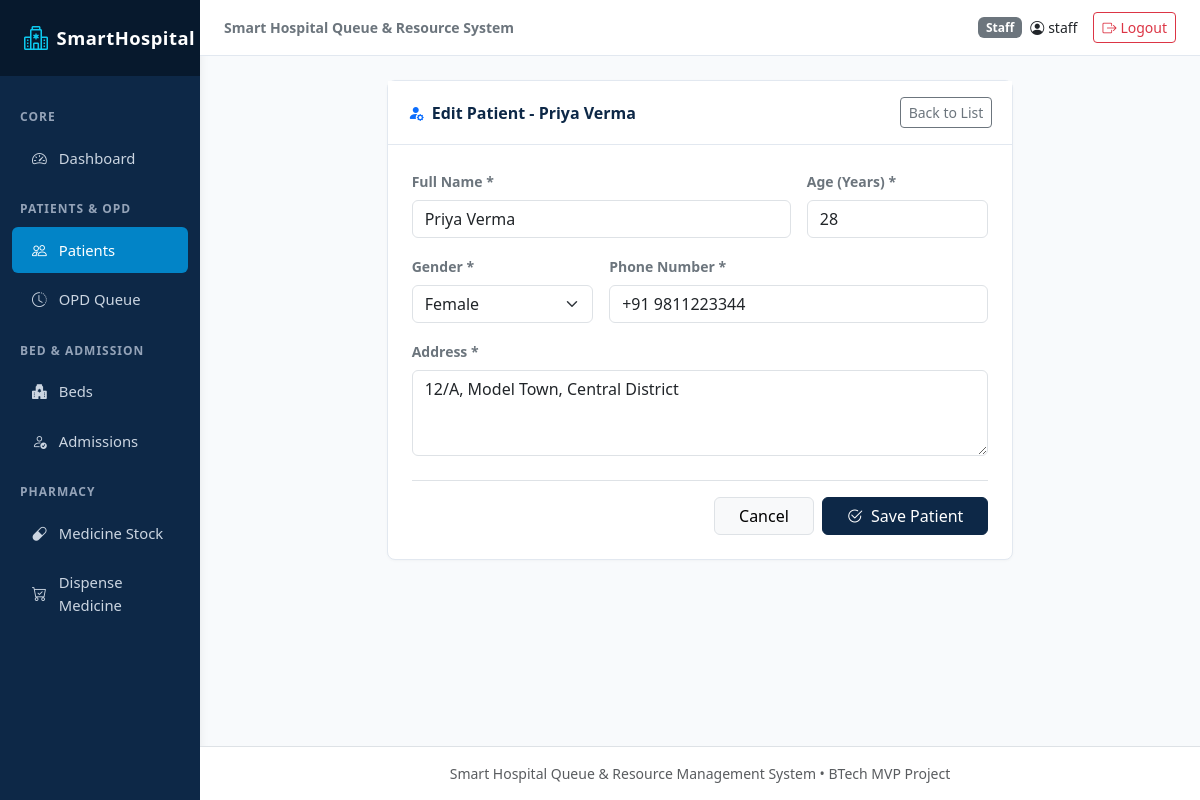
The page /patients/2/edit/ (signed in) on the database its author committed.
### hospital/models.py (models this page shows, shortened)
class Patient(models.Model):
    GENDER_CHOICES = [
        ('Male', 'Male'),
        ('Female', 'Female'),
        ('Other', 'Other'),
    ]
    patient_id = models.CharField(max_length=20, unique=True, blank=True)
    name = models.CharField(max_length=150)
    age = models.PositiveIntegerField()
    gender = models.CharField(max_length=10, choices=GENDER_CHOICES)
    phone = models.CharField(max_length=20)
    address = models.TextField()
    registration_date = models.DateTimeField(auto_now_add=True)
    class Meta:
        ordering = ['-registration_date']

### hospital/views.py (the view)
# urls.py: path('patients/<int:pk>/edit/', views.patient_edit, name='patient_edit'),
@login_required
def patient_edit(request, pk):
    patient = get_object_or_404(Patient, pk=pk)
    if request.method == 'POST':
        form = PatientForm(request.POST, instance=patient)
        if form.is_valid():
            form.save()
            messages.success(request, f"Patient {patient.name} details updated successfully!")
            return redirect('patient_detail', pk=patient.pk)
    else:
        form = PatientForm(instance=patient)
    return render(request, 'patients/form.html', {'form': form, 'title': f'Edit Patient - {patient.name}', 'patient': patient})

### hospital/forms.py
class PatientForm(forms.ModelForm):
    class Meta:
        model = Patient
        fields = ['name', 'age', 'gender', 'phone', 'address']
        widgets = {
            'name': forms.TextInput(attrs={'class': 'form-control', 'placeholder': 'Full Name'}),
            'age': forms.NumberInput(attrs={'class': 'form-control', 'placeholder': 'Age in years', 'min': 0, 'max': 130}),
            'gender': forms.Select(attrs={'class': 'form-select'}),
            'phone': forms.TextInput(attrs={'class': 'form-control', 'placeholder': 'e.g. +91 9876543210'}),
            'address': forms.Textarea(attrs={'class': 'form-control', 'rows': 3, 'placeholder': 'Residential Address'}),
        }

### templates/patients/form.html (shortened to what this page needs)
{% extends 'base.html' %}
{% block content %}
<div class="row justify-content-center">
  <div class="col-lg-8">
    <div class="card-clean">
      <div class="card-header d-flex justify-content-between align-items-center">
        <span class="fw-bold"><i class="bi bi-person-fill-gear me-2 text-primary"></i>{{ title }}</span>
        <a href="{% url 'patient_list' %}" class="btn btn-sm btn-outline-secondary">Back to List</a>
      </div>
      <div class="card-body p-4">
        <form method="post" novalidate>
          <div class="row g-3">
            <div class="col-md-8">
              <label class="form-label fw-semibold small text-secondary">Full Name *</label>
              {{ form.name }}
            </div>
            <div class="col-md-4">
              <label class="form-label fw-semibold small text-secondary">Age (Years) *</label>
              {{ form.age }}
            </div>
            <div class="col-md-4">
              <label class="form-label fw-semibold small text-secondary">Gender *</label>
              {{ form.gender }}
            </div>
            <div class="col-md-8">
              <label class="form-label fw-semibold small text-secondary">Phone Number *</label>
              {{ form.phone }}
            </div>
            <div class="col-12">
              <label class="form-label fw-semibold small text-secondary">Address *</label>
              {{ form.address }}
            </div>
          </div>
          <div class="mt-4 pt-3 border-top d-flex justify-content-end gap-2">
            <a href="{% url 'patient_list' %}" class="btn btn-light border px-4">Cancel</a>
            <button type="submit" class="btn btn-navy px-4">
              <i class="bi bi-check2-circle me-1"></i> Save Patient
            </button>
          </div>
        </form>
      </div>
    </div>
  </div>
</div>
{% endblock %}

### templates/base.html (shortened to what this page needs)
{% load static %}
<!DOCTYPE html>
<html lang="en">
<head>
  <link href="https://cdn.jsdelivr.net/npm/bootstrap@5.3.3/dist/css/bootstrap.min.css" rel="stylesheet">
  <link href="https://cdn.jsdelivr.net/npm/bootstrap-icons@1.11.3/font/bootstrap-icons.min.css" rel="stylesheet">
  <link rel="stylesheet" href="{% static 'css/custom.css' %}">
</head>
<body>
<div class="container-fluid p-0">
  <div class="row g-0">
    <nav class="col-lg-2 col-md-3 d-none d-md-block sidebar">
      <div class="brand d-flex align-items-center gap-2">
        <i class="bi bi-hospital fs-4 text-info"></i>
        <span>SmartHospital</span>
      </div>
      <div class="py-3">
        <div class="nav-heading">Core</div>
        <a href="{% url 'dashboard' %}" class="nav-link {% if request.resolver_match.url_name == 'dashboard' %}active{% endif %}">
          <i class="bi bi-speedometer2"></i>
          <span>Dashboard</span>
        </a>
        <div class="nav-heading">Patients & OPD</div>
        <a href="{% url 'patient_list' %}" class="nav-link {% if 'patient' in request.resolver_match.url_name %}active{% endif %}">
          <i class="bi bi-people"></i>
          <span>Patients</span>
        </a>
        <a href="{% url 'opd_queue' %}" class="nav-link {% if 'opd' in request.resolver_match.url_name %}active{% endif %}">
          <i class="bi bi-clock-history"></i>
          <span>OPD Queue</span>
        </a>
        <div class="nav-heading">Bed & Admission</div>
        <a href="{% url 'bed_list' %}" class="nav-link {% if 'bed' in request.resolver_match.url_name %}active{% endif %}">
          <i class="bi bi-hospital-fill"></i>
          <span>Beds</span>
        </a>
        <a href="{% url 'admission_list' %}" class="nav-link {% if 'admission' in request.resolver_match.url_name %}active{% endif %}">
          <i class="bi bi-person-check"></i>
          <span>Admissions</span>
        </a>
        <div class="nav-heading">Pharmacy</div>
        <a href="{% url 'medicine_list' %}" class="nav-link {% if request.resolver_match.url_name in 'medicine_list medicine_add medicine_edit' %}active{% endif %}">
          <i class="bi bi-capsule"></i>
          <span>Medicine Stock</span>
        </a>
        <a href="{% url 'medicine_dispense' %}" class="nav-link {% if request.resolver_match.url_name == 'medicine_dispense' %}active{% endif %}">
          <i class="bi bi-cart-check"></i>
          <span>Dispense Medicine</span>
        </a>
      </div>
    </nav>
    <div class="col-lg-10 col-md-9 main-content">
      <header class="top-navbar d-flex justify-content-between align-items-center">
        <div class="d-flex align-items-center gap-3">
          <span class="fw-semibold text-secondary small d-none d-sm-inline">Smart Hospital Queue & Resource System</span>
        </div>
        <div class="d-flex align-items-center gap-3">
          {% if user.is_authenticated %}
            <div class="d-flex align-items-center gap-2">
              <span class="badge {% if user.is_superuser %}bg-primary{% else %}bg-secondary{% endif %}">
                {% if user.is_superuser %}Admin{% else %}Staff{% endif %}
              </span>
              <span class="fw-medium text-dark small"><i class="bi bi-person-circle me-1"></i>{{ user.username }}</span>
            </div>
            <a href="{% url 'logout' %}" class="btn btn-sm btn-outline-danger d-flex align-items-center gap-1">
              <i class="bi bi-box-arrow-right"></i>
              <span class="d-none d-sm-inline">Logout</span>
            </a>
          {% endif %}
        </div>
      </header>
      <main class="content-body">
        {% block content %}{% endblock %}
      </main>
      <footer class="text-center py-3 text-muted small border-top bg-white mt-auto">
        Smart Hospital Queue & Resource Management System &bull; BTech MVP Project
      </footer>
    </div>
  </div>
</div>
</body>
</html>

### static/css/custom.css (style rules this page uses)
:root { --navy-primary: #0d2847; --navy-dark: #07192d; --navy-light: #163d6b; --blue-accent: #0284c7; --blue-light-bg: #f0f7fd; --bg-page: #f8fafc; --text-dark: #1e293b; --text-muted: #64748b; --status-available: #16a34a; --status-occupied: #dc2626; --status-warning: #ea580c; --border-color: #e2e8f0; }
body { background-color: var(--bg-page); color: var(--text-dark); font-family: system-ui, -apple-system, "Segoe UI", Roboto, "Helvetica Neue", Arial, sans-serif; min-height: 100vh; }
.sidebar { background-color: var(--navy-primary); min-height: 100vh; box-shadow: 2px 0 8px rgba(0, 0, 0, 0.05); }
.sidebar .brand { padding: 1.25rem 1.5rem; background-color: var(--navy-dark); color: #ffffff; font-weight: 700; font-size: 1.15rem; letter-spacing: 0.5px; }
.sidebar .nav-link { color: #cbd5e1; padding: 0.75rem 1.25rem; font-size: 0.925rem; font-weight: 500; display: flex; align-items: center; gap: 0.75rem; border-radius: 6px; margin: 0.2rem 0.75rem; transition: all 0.2s ease; }
.sidebar .nav-link.active { color: #ffffff; background-color: var(--blue-accent); }
.sidebar .nav-heading { font-size: 0.75rem; text-transform: uppercase; letter-spacing: 1px; color: #94a3b8; padding: 1rem 1.25rem 0.35rem; font-weight: 600; }
.main-content { min-height: 100vh; display: flex; flex-direction: column; }
.top-navbar { background-color: #ffffff; border-bottom: 1px solid var(--border-color); padding: 0.75rem 1.5rem; }
.content-body { padding: 1.5rem; flex-grow: 1; }
.card-clean { background: #ffffff; border: 1px solid var(--border-color); border-radius: 8px; box-shadow: 0 1px 3px rgba(0, 0, 0, 0.03); margin-bottom: 1.5rem; }
.card-clean .card-header { background-color: #ffffff; border-bottom: 1px solid var(--border-color); padding: 1rem 1.25rem; font-weight: 600; color: var(--navy-primary); }
.btn-navy { background-color: var(--navy-primary); border-color: var(--navy-primary); color: #ffffff; }

### rows shown on the page
Patient: name "Priya Verma", age "28", gender "Female", phone "+91 9811223344", address "12/A, Model Town, Central District"

### other values the page prints
{{ user.username }} "staff"
{{ title }} "Edit Patient - Priya Verma"
